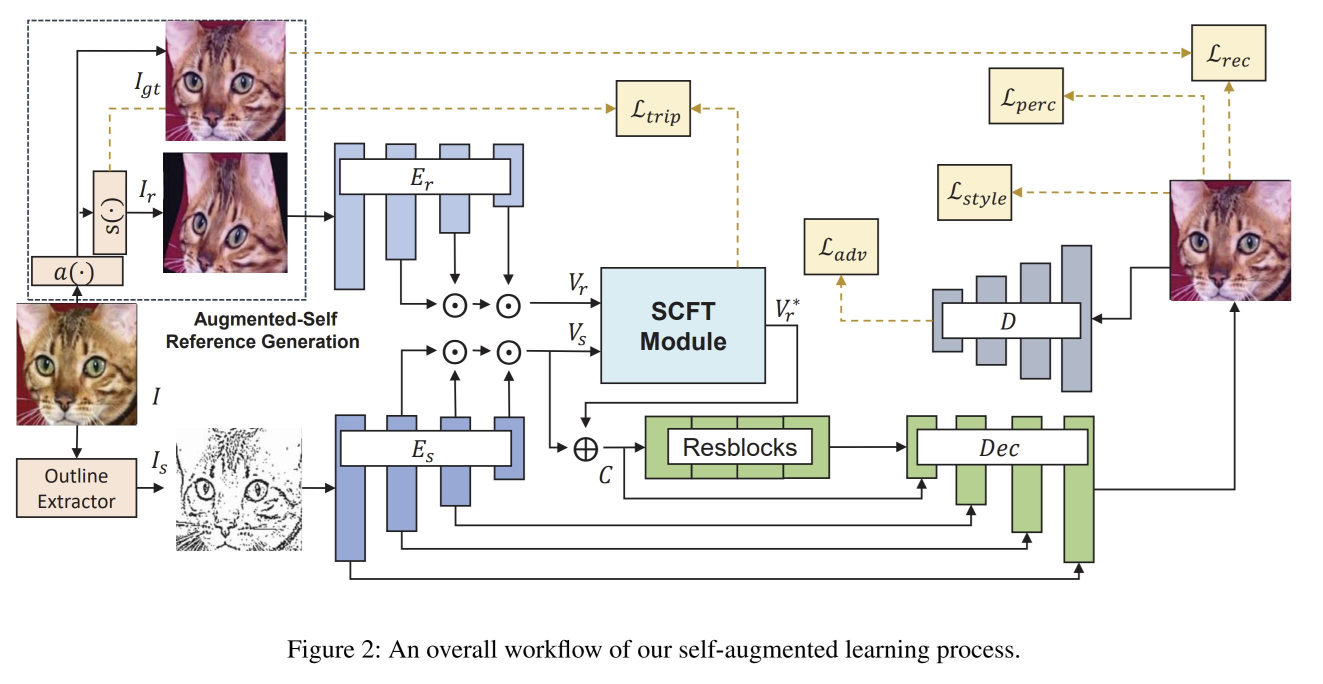
#> input picture SCFT/img/SCFT.JPG, 2646 x 1367 px (shown at 1/2 size)
$ python -i image_utils.py   (imports and definitions only)
#> lines starting #> are read from the running program, lines starting #| are printed output that depends on the picture
#> further down, picture is the input picture: PIL image 2646x1367 RGB; mean R, G, B 234.3, 232.1, 231.1
from PIL import Image,  ImageEnhance
from pylab import *
from scipy.ndimage import filters
import numpy as np
from scipy.ndimage.interpolation import map_coordinates
from scipy.ndimage.filters import gaussian_filter

"""
reference
- Python tps https://github.com/cheind/py-thin-plate-spline/blob/master/thinplate/pytorch.py
- https://github.com/WarBean/tps_stn_pytorch tps stn pytorch
"""

def xdog(img, gamma = 0.97, phi = 200, epsilon = 0.1, k = 1.5, sigma = 0.7):

#> called with gamma = 0.97, phi = 200, epsilon = 0.1, k = 1.5, sigma = 0.7
    im = array(ImageEnhance.Sharpness(img).enhance(3.0))
    im2 = filters.gaussian_filter(im, sigma)
    im3 = filters.gaussian_filter(im, sigma * k)
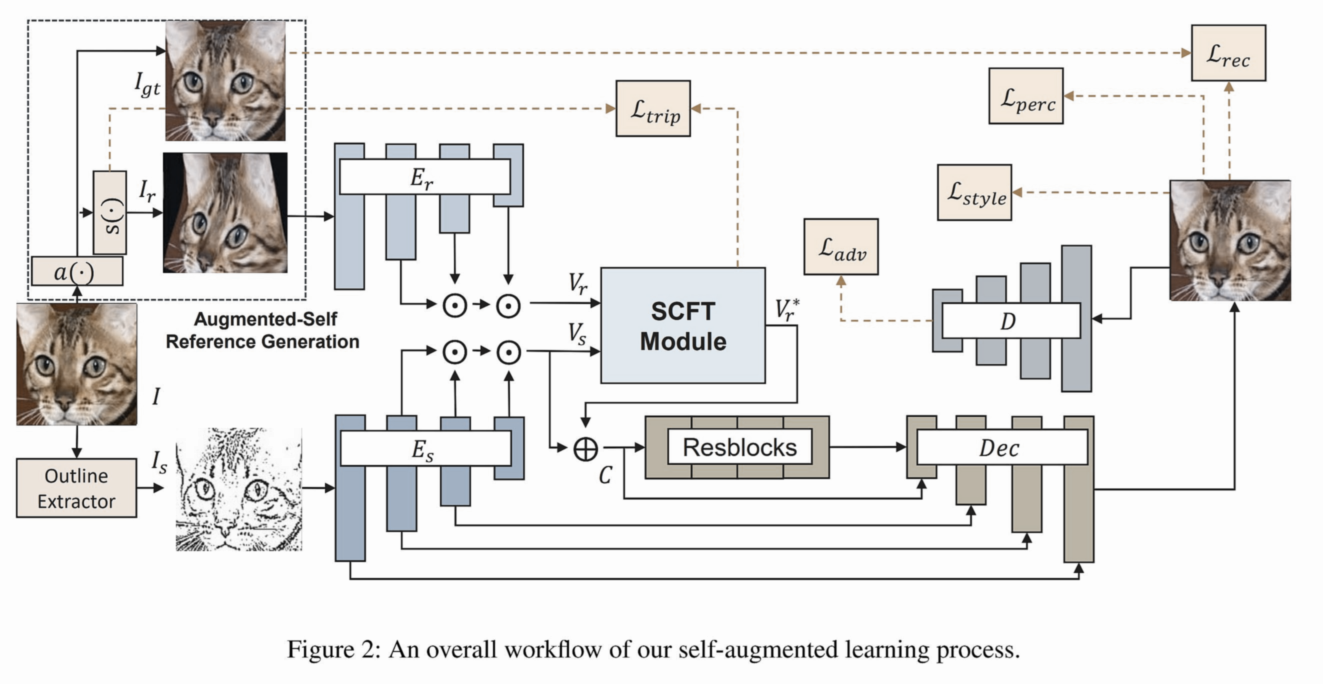
#> im3: shape (1367, 2646, 3) (shown at 1/2 size); mean R, G, B 231, 230.1, 229.3
    differencedIm2 = im2 - (gamma * im3)
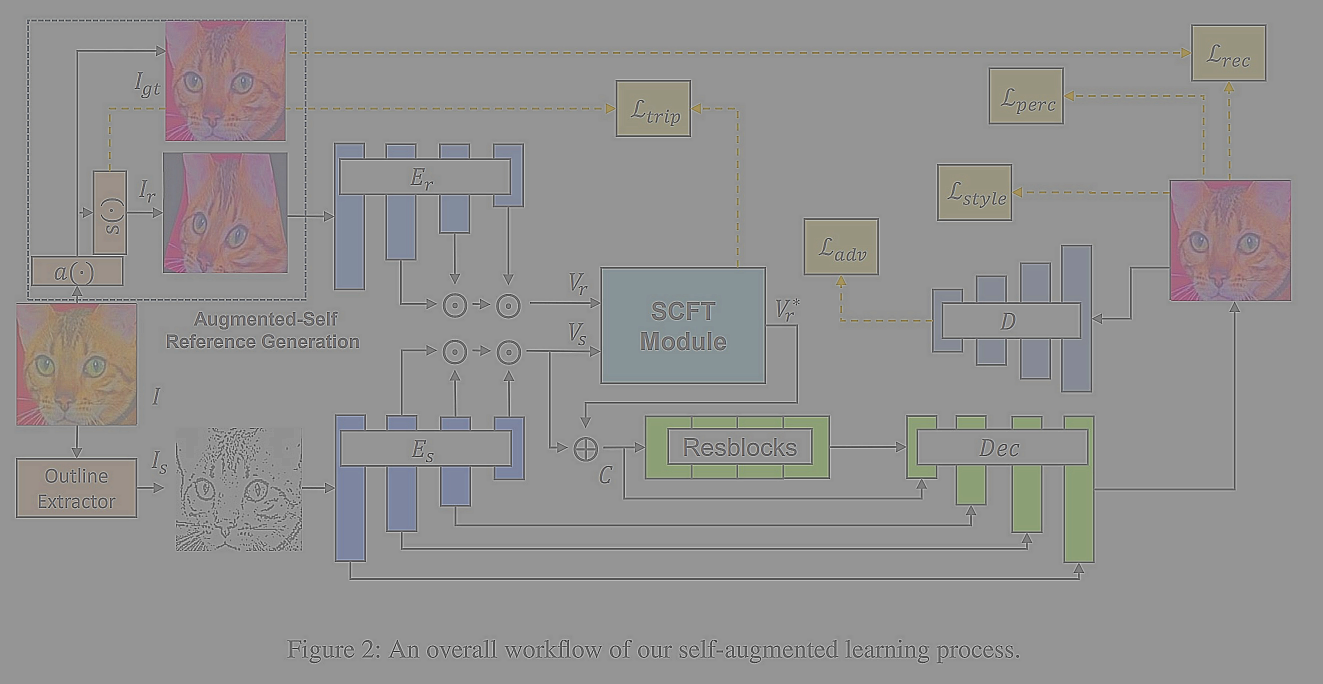
#> differencedIm2: shape (1367, 2646, 3) float64 (shown at 1/2 size); mean R, G, B 8.7, 8.2, 8; drawn with min black and max white
#> (the run stopped early here; a loop or call above may not have finished)
